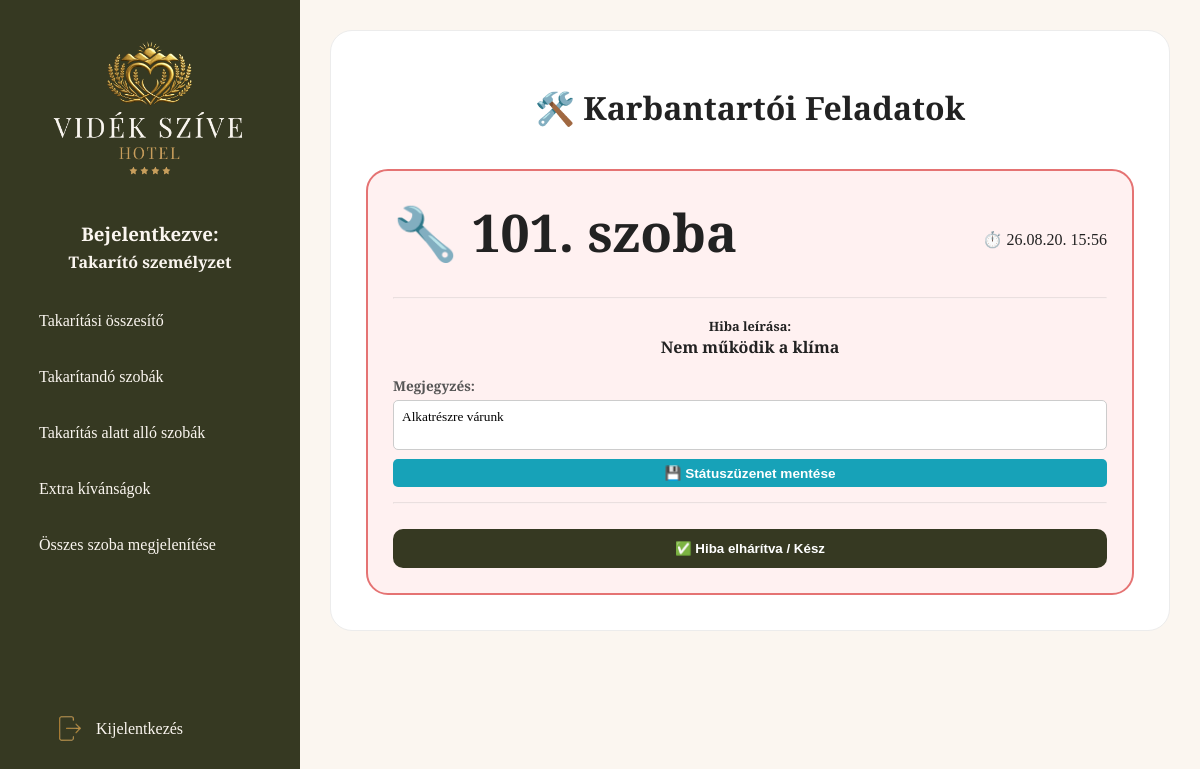
The app's page /dashboard/handyman/ (signed in) with its own data.
### videk_szive/models.py (models this page shows, shortened)
class RoomIssue(models.Model):
    room = models.ForeignKey(Room, on_delete=models.CASCADE, related_name="reported_issues")
    description = models.TextField()
    is_resolved = models.BooleanField(default=False)
    handyman_note = models.TextField(blank=True, null=True, verbose_name="Karbantartó megjegyzése")
    created_at = models.DateTimeField(default=timezone.now)
    resolved_at = models.DateTimeField(blank=True, null=True, verbose_name="Megoldás ideje")

class Room(models.Model):
    room_number = models.IntegerField(primary_key=True, verbose_name="Szobaszám")
    room_type = models.CharField(max_length=50, verbose_name="Szobatípus")
    room_persons = models.IntegerField(verbose_name="Férőhely")
    room_size = models.IntegerField(verbose_name="Szobaméret (m²)")
    balcony = models.BooleanField(default=False, verbose_name="Erkélyes")
    price_per_night = models.IntegerField(verbose_name="Ár/éjszaka")
    status_free = models.BooleanField(default=True, verbose_name="Szabad szoba")
    status_booked = models.BooleanField(default=False, verbose_name="Kiadott szoba")
    status_need_cleaning = models.BooleanField(default=False, verbose_name="Takarítandó szoba")
    status_under_cleaning = models.BooleanField(default=False, verbose_name="Takarítás alatt álló szoba")
    status_cleaned = models.BooleanField(default=False, verbose_name="Kitakarított szoba")
    cleaning = models.BooleanField(default=False, verbose_name="Takarítást kér")
    not_cleaning = models.BooleanField(default=False, verbose_name="Takarítást nem kér")
    extra_sheets = models.BooleanField(default=False, verbose_name="Extra ágynemű")
    extra_towel = models.BooleanField(default=False, verbose_name="Extra törölköző")
    extra_showers = models.BooleanField(default=False, verbose_name="Extra tusfürdő")
    bin_clean = models.BooleanField(default=False, verbose_name="Szemetes ürítés")
    wake_up = models.BooleanField(default=False, verbose_name="Ébresztés kérése")
    wake_up_time = models.CharField(max_length=100, blank=True, null=True, verbose_name="Ébresztési időpont / Megjegyzés")
    wake_up_confirmed = models.BooleanField(default=False, verbose_name="Ébresztés visszaigazolva")
    issues = models.BooleanField(default=False, verbose_name="Műszaki hiba")
    issue_description = models.TextField(blank=True, null=True)
    wifi = models.CharField(max_length=50, blank=True, null=True, verbose_name="Wi-Fi jelszó")
    current_guest = models.ForeignKey(
        Guest,
        on_delete=models.SET_NULL,
        blank=True,
        null=True,
        related_name="rooms",
        verbose_name="Aktuális vendég"
    )
    class Meta:
        verbose_name_plural = "Rooms"

### videk_szive/views.py (the view)
# urls.py: path('handyman/', views.handyman_dashboard, name='handyman_dashboard'),
@login_required
def handyman_dashboard(request):
    active_issues = RoomIssue.objects.filter(is_resolved=False).order_by('room__room_number')
    return render(request, 'handyman.html', {'issues': active_issues})

### videk_szive/templates/handyman.html (shortened to what this page needs)
{% extends 'index.html' %}
{% load static %}
{% block content %}
<div class="card">
    <div style="padding: 20px; text-align: center;">
        <h1>🛠️ Karbantartói Feladatok</h1>
    </div>
    <div class="rooms-grid">
        {% for issue in issues %}
            <div class="room occupied">
                <div class="handyman-title">
                    <h3>🔧 {{ issue.room.room_number }}. szoba</h3>
                    <span>⏱️ {{ issue.created_at|date:"y.m.d. H:i" }}</span>
                </div>
                <hr>
               <p><strong>Hiba leírása:</strong><br> {{ issue.description }}</p>
                <form method="POST" action="{% url 'update_issue_note' issue.id %}" style="margin-bottom: 15px;">
                    <label style="font-size: 0.85rem; font-weight: bold; color: #555;">Megjegyzés:</label>
                    <textarea name="handyman_note" rows="2" style="width: 100%; border: 1px solid #ccc; border-radius: 5px; padding: 8px; font-family: inherit; margin-top: 5px; resize: none;" placeholder="Pl: Alkatrészre vár, folyamatban... ">{% if issue.handyman_note %}{{ issue.handyman_note }}{% endif %}</textarea>
                    <button type="submit" style="width: 100%; background-color: #17a2b8; color: white; padding: 6px; border: none; border-radius: 5px; font-size: 0.85rem; cursor: pointer; margin-top: 5px;">
                        💾 Státuszüzenet mentése
                    </button>
                </form>
                <hr>
                <form method="POST" action="{% url 'resolve_issue' issue.id %}">
                    <button class="primary" type="submit">✅ Hiba elhárítva / Kész</button>
                </form>
            </div>
        {% empty %}
            <div style="text-align: center;">
                <p>✨ Jelenleg nincs bejelentett műszaki hiba a hotelben</p>
            </div>
        {% endfor %}
    </div>
</div>
{% endblock %}

### videk_szive/static/room/style.css (style rules this page uses)
:root { --clr-green: #363922; --clr-gold: #C89E5C; --clr-gold-dark: #b58d4c; --clr-white: #FBF6F0; --clr-wwhite: #fff; --clr-grey-font: #222; --clr-grey: #666; --clr-lightgrey: #ececec; --clr-red: #E57373; --clr-lightred: #fff1f1; --clr-orange: #F4B400; --clr-lightorange: #fff8e7; --clr-blue: #64B5F6; --clr-lightblue: #eef7ff; --clr-lightgreen: #81C784; --clr-lightergreen: #effbef; --ff-playfair:"Playfair Display", serif; --ff-great: "Great Vibes", cursive; }
* { margin:0; padding:0; box-sizing:border-box; }
body { font-family: var(--ff-playfair); background:var(--clr-white); color:var(--clr-grey-font); }
hr { opacity: 0.2; margin: 15px 0; }
.rooms-grid { display:grid; grid-template-columns:repeat(auto-fit,minmax(240px,1fr)); gap:22px; }
.occupied { border-color:var(--clr-red); background:var(--clr-lightred); }
button { width:100%; padding:12px; border-radius:10px; border:1px solid var(--clr-lightgrey); background:var(--clr-wwhite); margin-top:10px; font-weight:bold; cursor:pointer; }
button.primary { background:var(--clr-green); color:var(--clr-wwhite); border:none; }
textarea { font-family: var(--ff-playfair); }
textarea { width: 100%; border-radius: 10px; padding: 10px; border: 1px solid var(--clr-lightgrey); resize: none; }
.handyman-title { display: flex; justify-content: space-between; align-items: center; }

### records on screen
RoomIssue: room.room_number "101", created_at "26.08.20. 15:56", description "Nem működik a klíma", handyman_note "Alkatrészre várunk"
